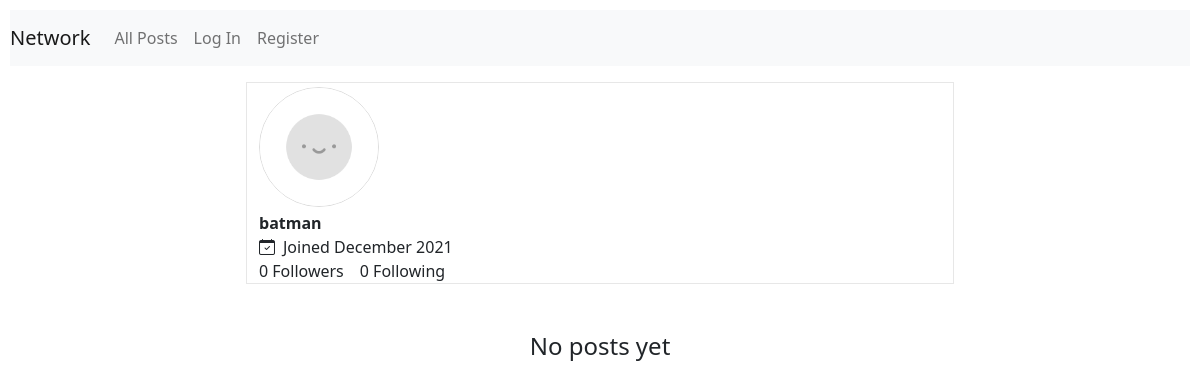
The page /profile/2 on the database its author committed.
### network/models.py (models this page shows, shortened)
class User(AbstractUser):
    following = models.ManyToManyField('self', symmetrical=False)
    followers = models.ManyToManyField('self', symmetrical=False, related_name='subs')

### network/views.py (the view)
# urls.py: path("profile/<int:user_id>", views.profile, name="profile"),
def profile(request, user_id):
    try:
        profile = User.objects.get(pk=user_id)
    except User.DoesNotExist:
        raise Http404("This user does not exist")
    return render(request, 'network/profile.html', {
        'profile': profile,
    })

### network/templates/network/profile.html (shortened to what this page needs)
{% extends "network/layout.html" %}
{% load static %}
{% block body %}
    <div class="container mt-3 mb-5 posts profile">
        <img class="avatar mt-1" src="{% static 'network/avatar.png' %}" alt="profile_photo" height="120px" width="120px">
        <div class="name mt-1"><b>{{ profile.username }}</b></div>
        <div><i class="bi bi-calendar-check me-2"></i><span>Joined December 2021</span></div>
        <div><span class="me-3">{{ profile.followers.all|length }} Followers</span><span>{{ profile.following.all|length }} Following</span></div>
    </div>
    <div class="container posts">
        {% for post in profile.posts.all %}
            <div class="row my-3 post">
                <div class="col-auto">
                    <img class="avatar my-1" src="{% static 'network/avatar.png' %}" alt="avatar"
                    height="70px" width="70px">
                </div>
                <div class="col">
                    <p class="mb-1">
                        <strong><a href="{% url 'profile' post.author.id %}">{{ post.author }}</a></strong>
                        <span class="text-muted fw-lighter"> at {{ post.timestamp|date:"M j, Y, P" }}</span>
                    </p>
                    <p class="content">{{ post.content }}</p>
                    <div class="likes">
                            {% if user in post.likes.all %}
                                <i id="{{ post.id }}" class="bi bi-heart-fill like"></i>
                            {% else %}
                                <i id="{{ post.id }}" class="bi bi-heart like"></i>
                            {% endif %}
                            <span class="count">
                                {% if post.likes.count > 0 %}
                                    {{ post.likes.count }}
                                {% endif %}
                            </span>
                    </div>
                </div>
            </div>
        {% empty %}
            <div class="my-4 noposts">
                <h4>No posts yet</h4>
            </div>
        {% endfor %}
    </div>
{% endblock %}

### network/static/network/styles.css (style rules this page uses)
body { padding: 10px; }
img.avatar { border-radius: 50%; border: 1px solid rgba(0, 0, 0, 0.137); }
div.container { height: 50%; }
div.posts { width: 60%; }
div.noposts { margin-left: auto; margin-right: auto; text-align: center; }
div.profile { border: 1px solid rgba(0, 0, 0, 0.096); }

### rows shown on the page
User: username "batman", followers.all|length "0", following.all|length "0"
